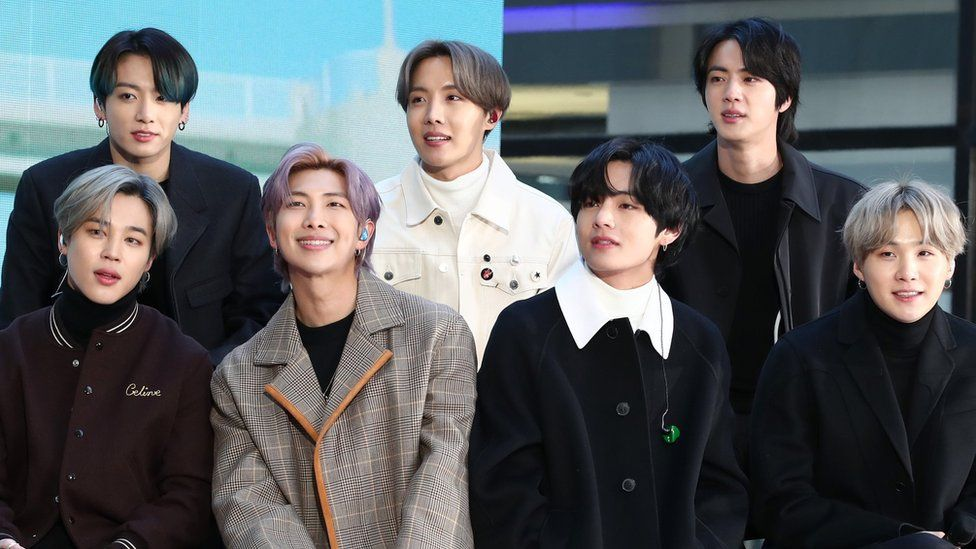
#> input picture opencv_ex/images/bts-02.jpg, 976 x 549 px
$ jupyter execute 26openCVMasking.ipynb
#> lines starting #> are read from the running program, lines starting #| are printed output that depends on the picture; after the words box and inside, x2 and y2 are one past the last pixel; in counts of white or black regions, pixels touching at a corner belong together
[cell 1]
import cv2
import numpy as np  # 마스크 배열 생성을 위한 numpy 불러오기

print("OpenCV version:")  # 안내 문구 출력
print(cv2.__version__)  # 설치된 OpenCV 버전 확인

img = cv2.imread("images/bts-02.jpg")  # 이미지를 BGR 컬러로 읽어오기
#> img is the input picture: shape (549, 976, 3); mean B, G, R 94.9, 92.1, 89
print("image shape: {} pixels".format(img.shape))  # (높이, 너비, 채널) 형태 출력
#| image shape: (549, 976, 3) pixels
print("width: {} pixels".format(img.shape[1]))  # 이미지 너비(가로 픽셀 수)
#| width: 976 pixels
print("height: {} pixels".format(img.shape[0]))  # 이미지 높이(세로 픽셀 수)
#| height: 549 pixels
print("channels: {}".format(img.shape[2]))  # 색상 채널 수(3: B, G, R)
#| channels: 3

(height, width) = img.shape[:2]  # 높이, 너비만 분리해서 저장
#> height = 549; width = 976
center = (width // 2, height // 2)  # 이미지 중심 좌표
#> center = (488, 274)

cv2.imshow("bts", img)  # "bts" 창에 원본 이미지 표시

mask = np.zeros(img.shape[:2], dtype = "uint8")  # 8bit로 부호없 정수 표현 → 전부 0(검정)인 마스크 생성
# print(mask)  # 마스크 배열 내용 확인
# #cv2.circle(mask, center, 반지름, (255, 255, 255), -1)
mask = cv2.circle(mask, center, 200, (255, 255, 255), -1)  # -1 : 색상으로 면을 채움 → 중심에 흰색 원 그리기
# cv2.circle(mask, center, 200, (255, 255, 255), -1)  # -1 : 색상으로 면을 채움

cv2.imshow("mask", mask)  # 만든 마스크를 "mask" 창에 표시
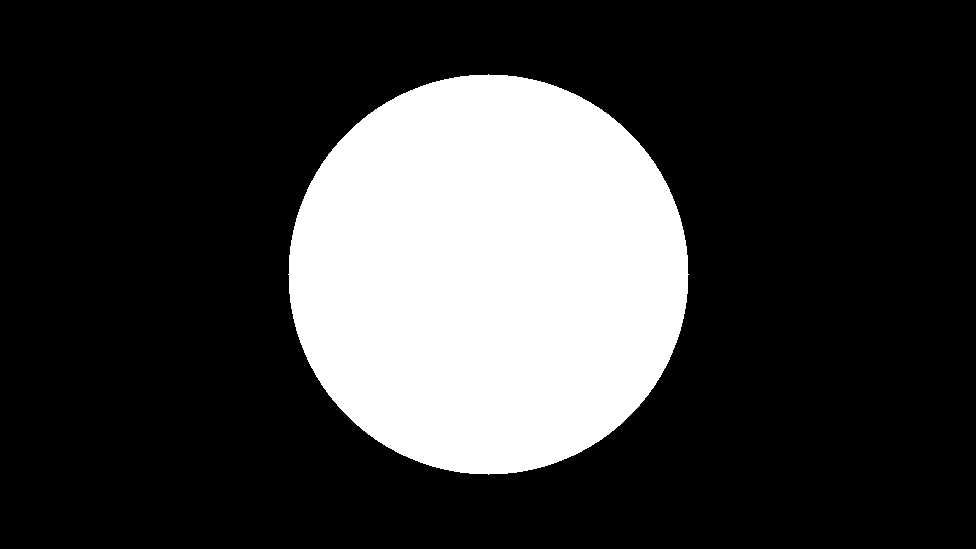
#> window 'mask': shape (549, 976); 23.4% white; 1 white region, box (x1, y1, x2, y2) and area: (288, 74, 689, 475) 125629

# # mask적용, bitwise 연산 : not, and, or, xor
# # 참고 : https://docs.opencv.org/3.4/d0/d86/tutorial_py_image_arithmetics.html
masked = cv2.bitwise_and(img, img, mask = mask)  # 마스크의 흰색 영역만 원본 이미지를 남기고 나머지는 검정 처리
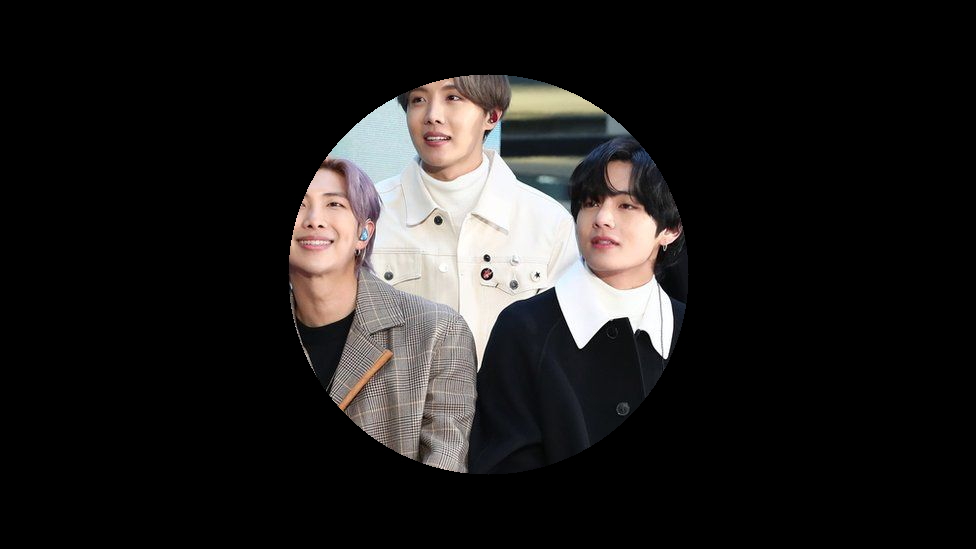
#> masked: shape (549, 976, 3); mean B, G, R 30.1, 30.9, 32.9
cv2.imshow("bts with mask", masked)  # 마스킹 결과를 표시

cv2.waitKey(0)  # 키 입력이 있을 때까지 대기
cv2.destroyAllWindows()  # 열려 있는 모든 OpenCV 창 닫기
